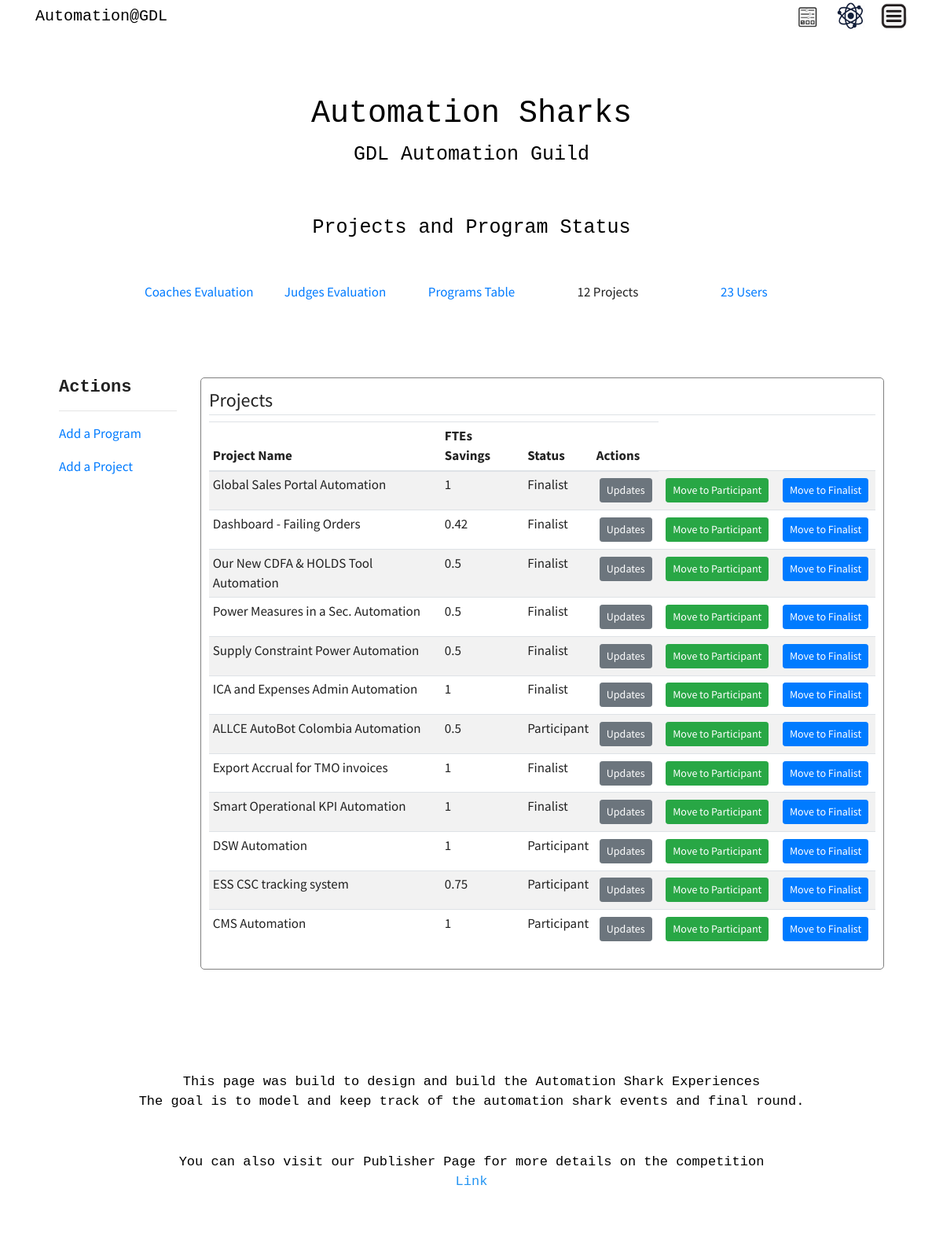
The page /admin (signed in) on the database its author committed.
### auto_shark/models.py (models this page shows, shortened)
class Project(db.Model, UserMixin):
    __table_args__ = {'extend_existing': True}
    id = db.Column(db.Integer, primary_key=True)
    project_name = db.Column(db.String(50), unique=True, nullable=False)
    description = db.Column(db.String(250), nullable=False)
    fte_saving = db.Column(db.Integer)
    business_impact = db.Column(db.String(250), nullable=False)
    status = db.Column(db.String, default='candidate')
    members = db.Column(db.String(500))
    image_file = db.Column(db.String(20), nullable=False, default='default.jpg')
    module = db.relationship('Module', backref='result', lazy=True)
    userid = db.Column(db.Integer, db.ForeignKey('user.id'))
    users = db.relationship(User)
    final_id = db.Column(db.Integer, db.ForeignKey('final.final_evaluation_id'), nullable=True)
    final = relationship("Final", back_populates='project_calification')
    program_id = db.Column(db.Integer, db.ForeignKey('program.id'), nullable=True)

### auto_shark/views/admins/routes_admins.py (the view)
@admins.route("/admin", methods=['GET', 'POST'])
@login_required
def index():
    users = User.query.all()
    user_count = db.session.query(User.id).count()
    projects = Project.query.all()
    product_count = db.session.query(Project.id).count()
    total_savings = db.session.query(func.sum(Project.fte_saving)).scalar()
    return render_template('admin/admin.html',
                           user_count=user_count, users=users,
                           projects=projects, product_count=product_count,
                           total_savings=total_savings,
                           )

### auto_shark/models.py (called while the page is built)
@login_manager.user_loader
def load_user(user_id):
    return User.query.get(int(user_id))

### auto_shark/templates/admin/admin.html (shortened to what this page needs)
{% extends 'main/layout.html' %}
{% block additional_css %}
<link rel="stylesheet" type="text/css" href="{{ url_for('static', filename='uxdesigns4.css') }}"/>
{% endblock %}
{% block main_content %}
 {% if current_user.role == "admin" %}
    <div class="container">
    {% if current_user.is_authenticated %}
    <div class="hero">
        <h1>Automation Sharks <p><small>GDL Automation Guild</small></p></h1>
    <small>
       Projects and Program Status
    </small>
    </div>
    <div class="stats">
        <div class="stat"><a href="{{ url_for('modules.module_overview') }}"> Coaches Evaluation </a></div>
        <div class="stat"><a href="{{ url_for('finals.finals_admin_overview') }}"> Judges Evaluation </a></div>
        <div class="stat"><a href="{{ url_for('programs.programs_table') }}"> Programs Table</a></div>
        <div class="stat"> {% if product_count %} <p>{{ product_count }} Projects</p>  {% endif %}</div>
        <div class="stat"> {% if user_count %} <a href="{{ url_for('admins.user_stats') }}">{{ user_count }} Users</a>  {% endif %}</div>
    </div>
    <div class="row">
        <div class="col-md-2">
                <div class="actions">
                    <h2>Actions</h2>
                    <hr>
                    <p><a  href="{{ url_for('programs.new_program') }}">Add a Program</a></p>
                    <p><a  href="{{ url_for('projects.new_project') }}">Add a Project</a></p>
                </div>
            </div>
        <div class="col-md-10">
                <div class="content-section-admin">
                    <legend class="border-bottom mb-2">Projects</legend>
                    <div class="table-responsive">
                        <table class="table table-sm table-condensed table-striped" id="Cart">
                            <thead>
                            <tr>
                                <th scope="col">Project Name</th>
                                <th scope="col">FTEs Savings</th>
                                <th scope="col">Status</th>
                                <th scope="col">Actions</th>
                            </tr>
                            </thead>
                            <tbody>
                            {% for p in projects %}
                                <td scope="col"> {{ p.project_name }}</td>
                                <td scope="col"> {{ p.fte_saving }}</td>
                                <td scope="col"> {{ p.status }} </td>
                                <div class="buttons">
                                    <td><a class="btn btn-secondary btn-sm m-1" href="{{ url_for('projects.project', id=p.id) }}">Updates</a></td>
                                    <td scope="col"> <a class="btn btn-success btn-sm m-1" href="{{ url_for('projects.move_to_participant_project', id=p.id) }}">Move to Participant</a> </td>
                                    <td scope="col"> <a class="btn btn-primary btn-sm m-1" href="{{ url_for('projects.move_project_to_finalist', id=p.id) }}">Move to Finalist</a> </td>
                                </div>
                            {% endfor %}
                            </tbody>
                        </table>
                    </div>
                </div>
            </div>
        </div>
    </div>
    {% endif %}
{% endif %}
</div>
{% endblock main_content %}

### auto_shark/static/uxdesigns4.css (style rules this page uses)
.hero { background-color: white; color: black; font-size: 18px; font-family: Consolas, "andale mono", "lucida console", monospace; padding: 50px 0px; text-align: center; }
.hero h1 { padding: 30px; }
.hero small { font-size: 25px; }
.row { margin-top: 50px; padding: 30px; }
h2 { font-family: Consolas, "andale mono", "lucida console", monospace; font-size: 22px; font-weight: bold; }
.content-section-admin { margin-top: 0px; margin-left: 0px; margin-right: auto; max-width: 900px; background-color: white; border: 1px solid gray; border-radius: 5px; padding: 10px; }
.stats { padding: 0px; text-align: center; }
.stats .stat { display: inline-block; min-width: 170px; }

### rows shown on the page
Project: project_name "Global Sales Portal Automation", fte_saving "1", status "Finalist"
Project: project_name "Dashboard - Failing Orders", fte_saving "0.42", status "Finalist"
Project: project_name "Our New CDFA & HOLDS Tool Automation", fte_saving "0.5", status "Finalist"
Project: project_name "Power Measures in a Sec. Automation", fte_saving "0.5", status "Finalist"
Project: project_name "Supply Constraint Power Automation", fte_saving "0.5", status "Finalist"
Project: project_name "ICA and Expenses Admin Automation", fte_saving "1", status "Finalist"
Project: project_name "ALLCE AutoBot Colombia Automation", fte_saving "0.5", status "Participant"
Project: project_name "Export Accrual for TMO invoices", fte_saving "1", status "Finalist"
Project: project_name "Smart Operational KPI Automation", fte_saving "1", status "Finalist"
Project: project_name "DSW Automation", fte_saving "1", status "Participant"
Project: project_name "ESS CSC tracking system", fte_saving "0.75", status "Participant"
Project: project_name "CMS Automation", fte_saving "1", status "Participant"

### other values the page prints
{{ product_count }} "12"
{{ user_count }} "23"
